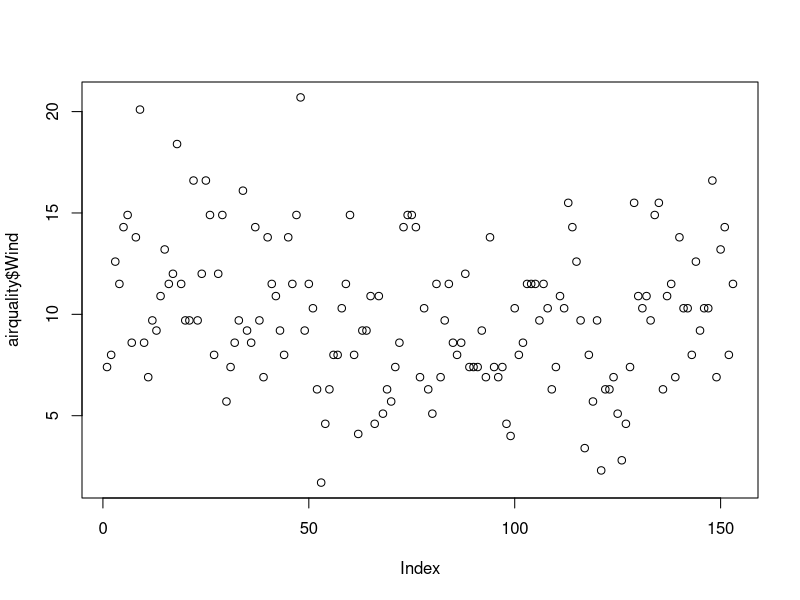
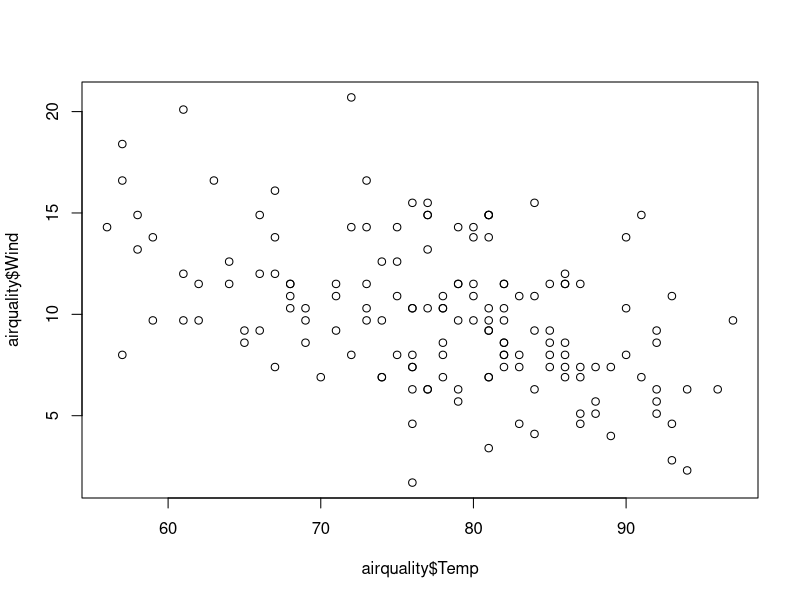
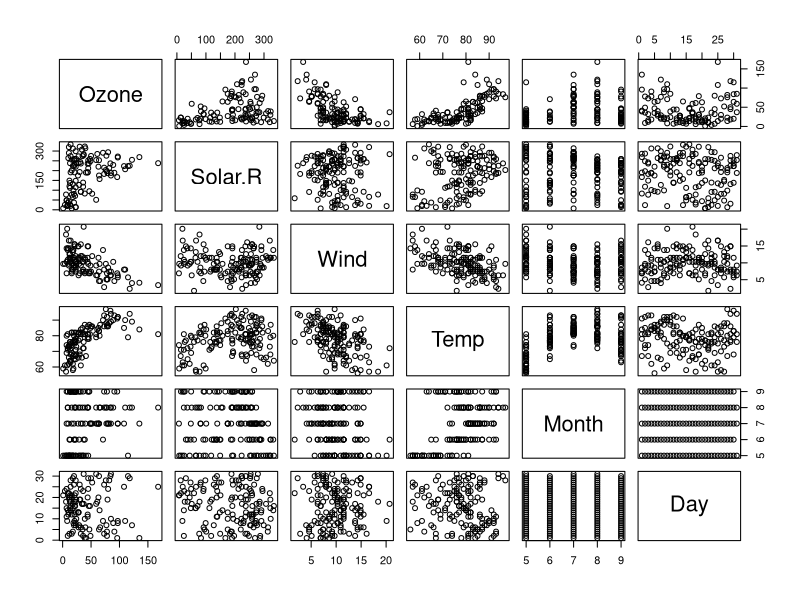
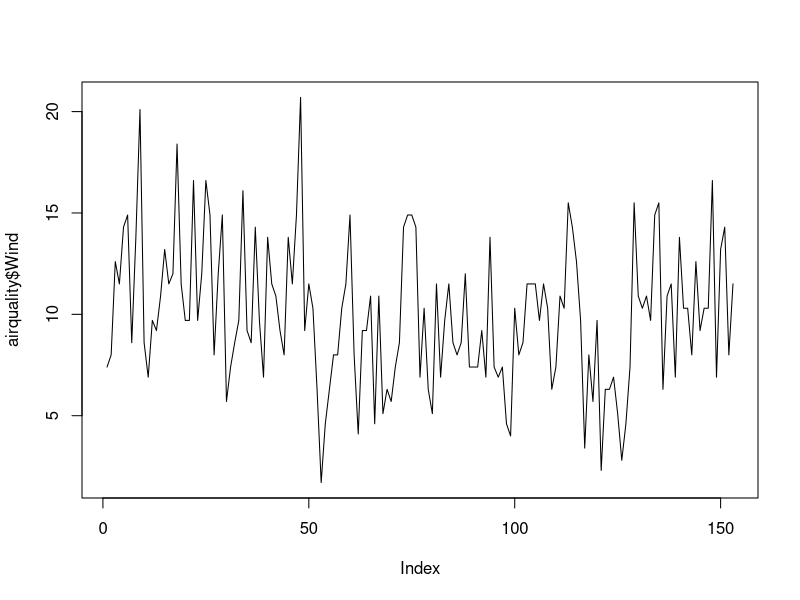

Recreate these plots in R, in order. (Note: this script raises an error after producing the figures.)
airquality <- datasets::airquality
#Top 10 row
head(airquality,10)

#Last 10 row
tail(airquality,10)


###Data set slicing

# slice for 1 st column and all rows
airquality[,c(1,2)]

#
df<-airquality[,-6]

# Descriptive stats summary
summary(airquality)
summary(airquality[,1])


##############summary of data################
#"$" is use for only performaning comind on that column
summary(airquality$Temp)
summary(airquality)
summary(airquality$Wind)


################visualization#######################

plot(airquality$Wind)
plot(airquality$Temp,airquality$Wind,type="p")  #"p"= point
plot(airquality)
#plots and lines
plot(airquality$Wind, type="l")#"l" = Line
plot(airquality$wind, xlab = 'ozone Concentration',
     ylab= 'no of Instances', main = 'ozone level in ',
     col = 'blue')

#histogram

hist(airquality$Temp)
hist(airquality$Solar.R,
     main = 'solar radiation value in air',
     xlab = 'solar rad', col = 'white')
#main = name of chart
#xlab = name of x axis
#col = colour of chart

#Boxplot
boxplot(airquality)

#Histogram bar plot

barplot(airquality$Ozone,main = 'ozone Concenteration in air',
        ylab = 'ozone level',
        col = 'blue', horiz = T,axes = T)
#Labes(las=1 for horizontal, las=0 for vertical)

#margin of gride (mar)
#no of rows and columns(mfrow)
#whether a border is to be included(bty)
#and position of the labels(las = 1 for horizontal, las = 0 for vertical)
#byt- box arount the plot
par(mfrow=c(3,3),mar=c(2,5,2,1), las=0, byt='o')

plot(airquality$Ozone)
plot(airquality$Ozone,airquality$Wind)
plot(airquality$Ozone,type = "l")
plot(airquality$Ozone, type = "l")
plot(airquality$Ozone,type = "l")
barplot(airquality$Ozone,main = 'ozone Concenteration in air',
        xlab = 'ozone level',
        col = 'blue',horiz = TRUE)
hist(airquality$Solar.R)

boxplot(airquality$Solar.R)
boxplot(airquality[0:4],main = 'multiple box plot')
